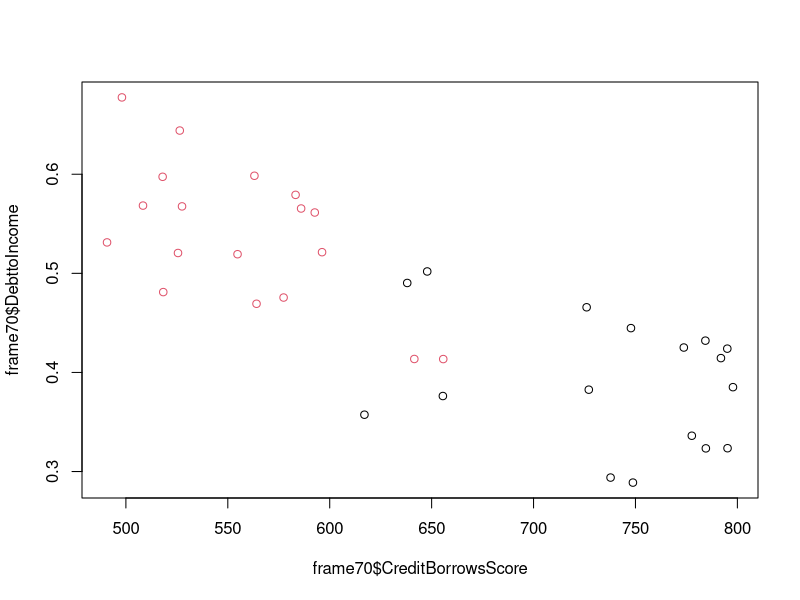
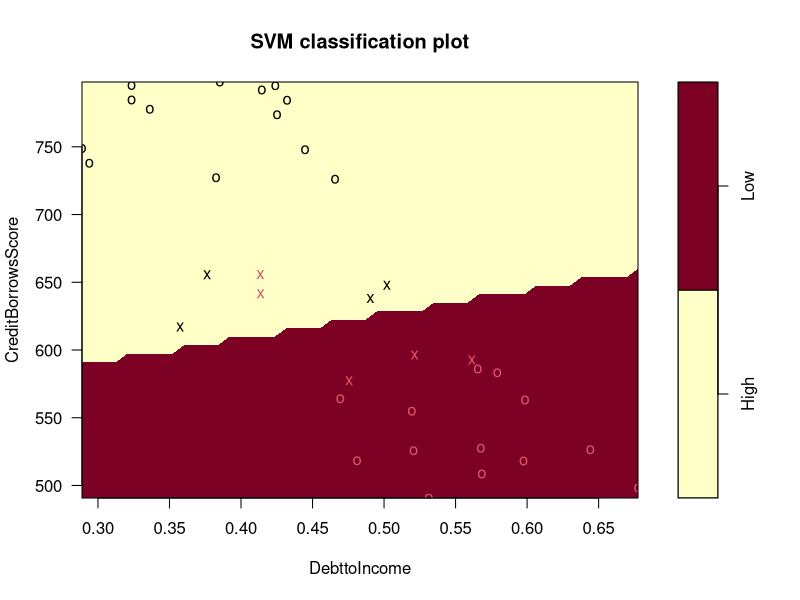
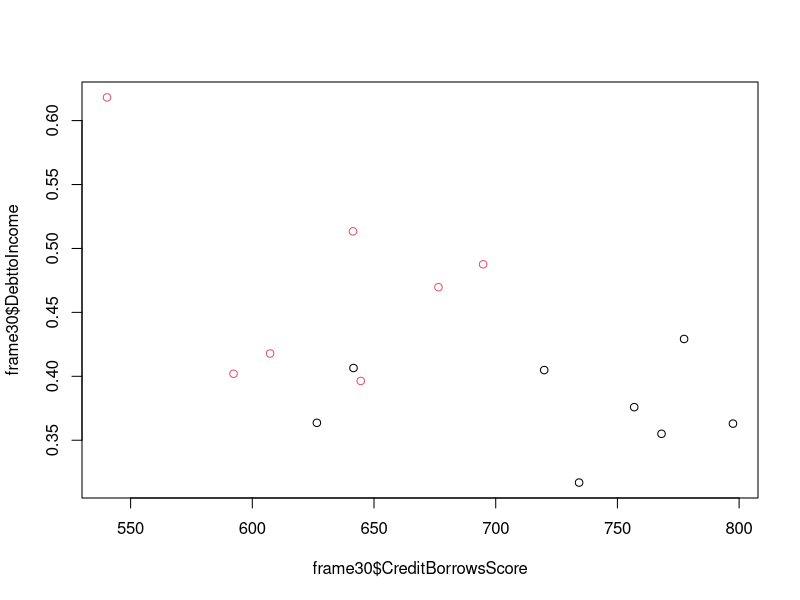

Here is the R script that generated these plots, in order:
library(e1071)

#load the loan data set
frame70<-read.csv("LoanDataSVM70.csv")
frame70$Group=as.factor(frame70$Group)
head(frame70)
plot(frame70$CreditBorrowsScore,frame70$DebttoIncome, col=frame70$Group)

result<-svm(Group~CreditBorrowsScore+DebttoIncome, kernel="linear", 
            cost=20, data=frame70) #cost = 20
print(result)
predWorth70<-predict(result, data=frame70)
table(predWorth70, frame70$Group)

plot(result, frame70)

#Compare with misclassifications from no-cost SVM: 
result<-svm(Group~CreditBorrowsScore+DebttoIncome, kernel="linear", data=frame70) 
#note that the default cost is 1, so this model has a cost of 1 because no cost is specified
predWorth70<-predict(result, data=frame70)
table(predWorth70, frame70$Group)



frame30<-read.csv("LoanDataSVM30.csv")
frame30$Group=as.factor(frame30$Group)
plot(frame30$CreditBorrowsScore,frame30$DebttoIncome, col=frame30$Group)

predWorth30<-predict(result, newdata=frame30)
table(predWorth30, frame30$Group)
print(predWorth30)